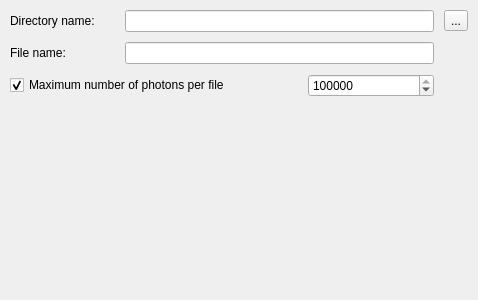
<?xml version="1.0" encoding="UTF-8"?>
<ui version="4.0">
 <class>PhotonExportFileWidget</class>
 <widget class="QWidget" name="PhotonExportFileWidget">
  <property name="geometry">
   <rect>
    <x>0</x>
    <y>0</y>
    <width>478</width>
    <height>300</height>
   </rect>
  </property>
  <property name="windowTitle">
   <string>Form</string>
  </property>
  <layout class="QGridLayout" name="mainLayout">
   <property name="leftMargin">
    <number>10</number>
   </property>
   <property name="topMargin">
    <number>10</number>
   </property>
   <property name="rightMargin">
    <number>10</number>
   </property>
   <property name="bottomMargin">
    <number>10</number>
   </property>
   <property name="spacing">
    <number>10</number>
   </property>
   <item row="4" column="0">
    <spacer name="verticalSpacer">
     <property name="orientation">
      <enum>Qt::Vertical</enum>
     </property>
     <property name="sizeHint" stdset="0">
      <size>
       <width>20</width>
       <height>40</height>
      </size>
     </property>
    </spacer>
   </item>
   <item row="1" column="0">
    <widget class="QLabel" name="direcotryLabel">
     <property name="text">
      <string>Directory name:</string>
     </property>
    </widget>
   </item>
   <item row="1" column="5">
    <widget class="QToolButton" name="selectDirectoryButton">
     <property name="text">
      <string>...</string>
     </property>
    </widget>
   </item>
   <item row="1" column="1" colspan="4">
    <widget class="QLineEdit" name="saveDirectoryLine"/>
   </item>
   <item row="2" column="1" colspan="4">
    <widget class="QLineEdit" name="filenameLine"/>
   </item>
   <item row="2" column="0">
    <widget class="QLabel" name="filenameLabel">
     <property name="text">
      <string>File name:</string>
     </property>
    </widget>
   </item>
   <item row="3" column="3" colspan="2">
    <widget class="QSpinBox" name="nOfPhotonsSpin">
     <property name="enabled">
      <bool>true</bool>
     </property>
     <property name="minimum">
      <number>1</number>
     </property>
     <property name="maximum">
      <number>999999999</number>
     </property>
     <property name="value">
      <number>1000000</number>
     </property>
    </widget>
   </item>
   <item row="3" column="0" colspan="2">
    <widget class="QCheckBox" name="photonsPerFileCheck">
     <property name="text">
      <string>Maximum number of photons per file</string>
     </property>
     <property name="checked">
      <bool>true</bool>
     </property>
    </widget>
   </item>
  </layout>
 </widget>
 <resources/>
 <connections>
  <connection>
   <sender>photonsPerFileCheck</sender>
   <signal>toggled(bool)</signal>
   <receiver>nOfPhotonsSpin</receiver>
   <slot>setEnabled(bool)</slot>
   <hints>
    <hint type="sourcelabel">
     <x>108</x>
     <y>106</y>
    </hint>
    <hint type="destinationlabel">
     <x>331</x>
     <y>106</y>
    </hint>
   </hints>
  </connection>
 </connections>
</ui>
